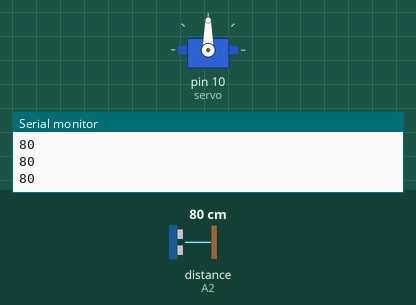
Simulated run of this sketch. Board: Arduino Uno, built with avr-gcc and run on an emulated ATmega328P. Parts: servo, the last lines printed to the serial monitor. Wiring (inferred from the names in the program): ultrasonic range finder: trigger A1; echo A2. The test bench sets the inputs (shaded band); at power-on: distance to the obstacle (sensor on A2) 80 cm. The echo pulse lasts 58.3 µs per cm.

Above: at 1.2 s.
1.3 s: distance to the obstacle (sensor on A2) set to 35 cm
2.8 s: distance to the obstacle (sensor on A2) set to 28 cm
At 3.3 s:
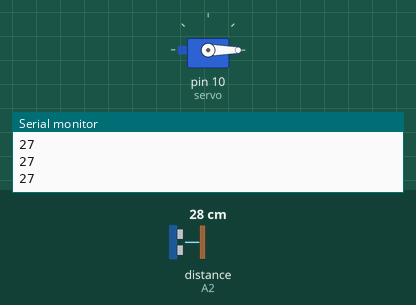
4.3 s: distance to the obstacle (sensor on A2) set to 60 cm
At 4.6 s:
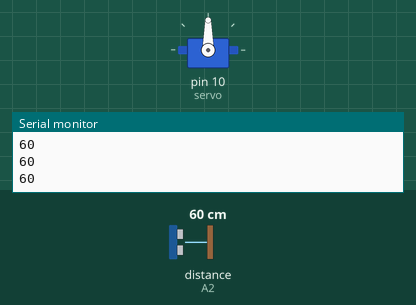
5.8 s: distance to the obstacle (sensor on A2) set to 2 cm
At 6.5 s:
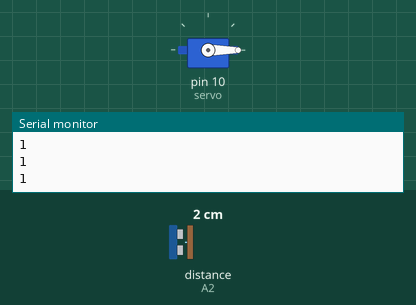
Timing chart, 0 to 8.3 s (numbered marks = the images above; inputs shaded):
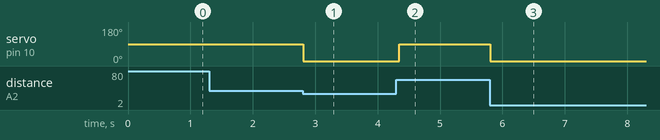

The sketch:

ultrasonic_sensor.ino
```cpp
#include <Servo.h>

// Define the pins for ultrasonic sensor
int trig = A1;
int echo = A2;

// Define the servo motor
Servo servo;

// Variables to store time and distance
long timeInMicro;
long distanceInCm;

void setup() {
  // Initialize serial communication
  Serial.begin(9600);

  // Set pin modes for ultrasonic sensor
  pinMode(trig, OUTPUT); // Trigger pin as output
  pinMode(echo, INPUT);  // Echo pin as input

  // Attach servo to pin 10
  servo.attach(10);
}

void loop() {
  // Send trigger signal to the ultrasonic sensor
  digitalWrite(trig, LOW);
  delayMicroseconds(2);
  digitalWrite(trig, HIGH);
  delayMicroseconds(10);
  digitalWrite(trig, LOW);

  // Measure the pulse duration from echo pin
  timeInMicro = pulseIn(echo, HIGH);

  // Calculate distance in centimeters
  distanceInCm = ((timeInMicro / 29) / 2);

  // Print distance to serial monitor
  Serial.println(distanceInCm);

  // Rotate servo based on distance
  if (distanceInCm <= 30) {
    // If distance is within 30cm, rotate the servo motor to -90 degrees
    servo.write(-90);
  } else {
    // Otherwise, keep the servo motor at 90 degrees
    servo.write(90);
  }

  // Delay for stability
  delay(100);
}
```

Measured:
- the behaviour switches between 32 and 31 cm on distance to the obstacle (sensor on A2) (found by bisection; images 0 and 1)
- after the input at 2.8 s, servo on pin 10 (servo): 90° → 0° at once
- after the input at 4.3 s, servo on pin 10 (servo): 0° → 90° after 0.05 s
- after the input at 5.8 s, servo on pin 10 (servo): 90° → 0° at once
